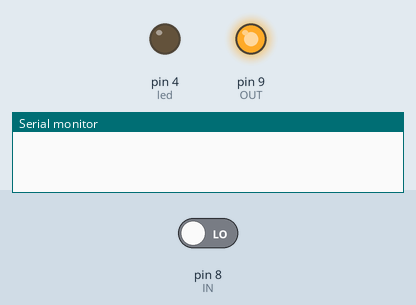
Bench run of a sketch on a simulated Arduino Uno, built with avr-gcc and run on an emulated ATmega328P. Parts: output pins drawn as LEDs (lit = HIGH), the last lines printed to the serial monitor. The test bench sets the inputs (shaded band); at power-on: pin 8 (IN) LOW.

Above: at 0.1 s.
At 1.1 s:
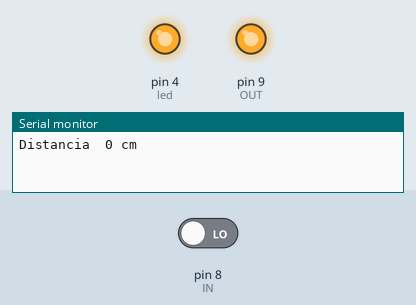
Timing chart, 0 to 2.6 s (numbered marks = the images above):
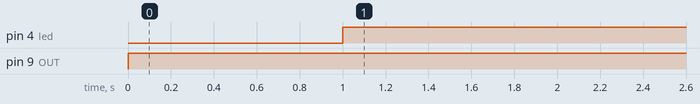

Measured:
- by itself, pin 4 (led): LOW → HIGH at 1.0 s
- by itself, pin 9 (OUT): LOW → HIGH at 0.00 s

The sketch:

Ultrasonido.ino
```cpp
long distancia;
long tiempo;
int led = 4;
int OUT = 9;
int IN = 8;
void setup(){
  Serial.begin(9600);
  pinMode(OUT, OUTPUT); //activacion del pin para el pulso ultrasónico (salida)
  pinMode(IN, INPUT); //activacion del pin para el tiempo del rebote del ultrasonido (entrada)
  pinMode(led, OUTPUT);//activacion del pin para encender el led
}

void loop(){
  digitalWrite(9,LOW); //Resetea el sensor
  delayMicroseconds(5);//Pausa de 5 microsegundos
  digitalWrite(9, HIGH); //Envio del pulso
  delayMicroseconds(10);//Pausa de 10 microsegundos
  tiempo=pulseIn(8, HIGH); /* Función para medir la longitud del pulso entrante. Mide el tiempo que transcurrido entre el envío
  del pulso ultrasónico y cuando el sensor recibe el rebote, es decir: "desde que el pin 12 empieza a recibir el rebote, HIGH, hasta que
  deja de hacerlo, LOW, la longitud del pulso entrante" */
  distancia= int(0.017*tiempo); //fórmula para calcular la distancia obteniendo un valor entero
  if(distancia <=3) //Verificamos si esta a menos de 3 centimetros de distancia
  {
    digitalWrite(led, HIGH); //Enciende el led
  }
  else //Si esta a mas de 3 centimetros
  {
    digitalWrite(led, LOW);//Apaga la led
  }

  Serial.print("Distancia  ");//Se imprime la longitud del rebote en centimetros
  Serial.print(distancia);
  Serial.println(" cm");
  delay(1000);//Pausa de 1 segundo para volver a generar el rebote
}
```
